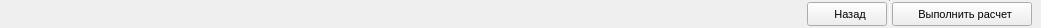
    <widget class="QWidget" name="Panel_Buttons" native="true">
     <property name="minimumSize">
      <size>
       <width>0</width>
       <height>28</height>
      </size>
     </property>
     <property name="maximumSize">
      <size>
       <width>16777215</width>
       <height>28</height>
      </size>
     </property>
     <property name="autoFillBackground">
      <bool>false</bool>
     </property>
     <property name="styleSheet">
      <string notr="true"/>
     </property>
     <widget class="QPushButton" name="Button_Execute">
      <property name="geometry">
       <rect>
        <x>892</x>
        <y>2</y>
        <width>140</width>
        <height>24</height>
       </rect>
      </property>
      <property name="minimumSize">
       <size>
        <width>140</width>
        <height>24</height>
       </size>
      </property>
      <property name="maximumSize">
       <size>
        <width>140</width>
        <height>24</height>
       </size>
      </property>
      <property name="font">
       <font>
        <pointsize>8</pointsize>
       </font>
      </property>
      <property name="styleSheet">
       <string notr="true"/>
      </property>
      <property name="text">
       <string>  Выполнить расчет</string>
      </property>
      <property name="icon">
       <iconset resource="resource.qrc">
        <normaloff>:/icons/Icons/ARM№2 Calc.ico</normaloff>:/icons/Icons/ARM№2 Calc.ico</iconset>
      </property>
     </widget>
     <widget class="QPushButton" name="Button_Backward">
      <property name="geometry">
       <rect>
        <x>807</x>
        <y>2</y>
        <width>80</width>
        <height>24</height>
       </rect>
      </property>
      <property name="minimumSize">
       <size>
        <width>80</width>
        <height>24</height>
       </size>
      </property>
      <property name="maximumSize">
       <size>
        <width>80</width>
        <height>24</height>
       </size>
      </property>
      <property name="font">
       <font>
        <pointsize>8</pointsize>
       </font>
      </property>
      <property name="mouseTracking">
       <bool>false</bool>
      </property>
      <property name="tabletTracking">
       <bool>false</bool>
      </property>
      <property name="focusPolicy">
       <enum>Qt::StrongFocus</enum>
      </property>
      <property name="acceptDrops">
       <bool>false</bool>
      </property>
      <property name="styleSheet">
       <string notr="true"/>
      </property>
      <property name="text">
       <string>  Назад</string>
      </property>
      <property name="icon">
       <iconset resource="resource.qrc">
        <normaloff>:/icons/Icons/ButtonIcons/Arrow Left.ico</normaloff>:/icons/Icons/ButtonIcons/Arrow Left.ico</iconset>
      </property>
     </widget>
     <widget class="Line" name="line">
      <property name="geometry">
       <rect>
        <x>889</x>
        <y>0</y>
        <width>1</width>
        <height>26</height>
       </rect>
      </property>
      <property name="orientation">
       <enum>Qt::Vertical</enum>
      </property>
     </widget>
    </widget>
